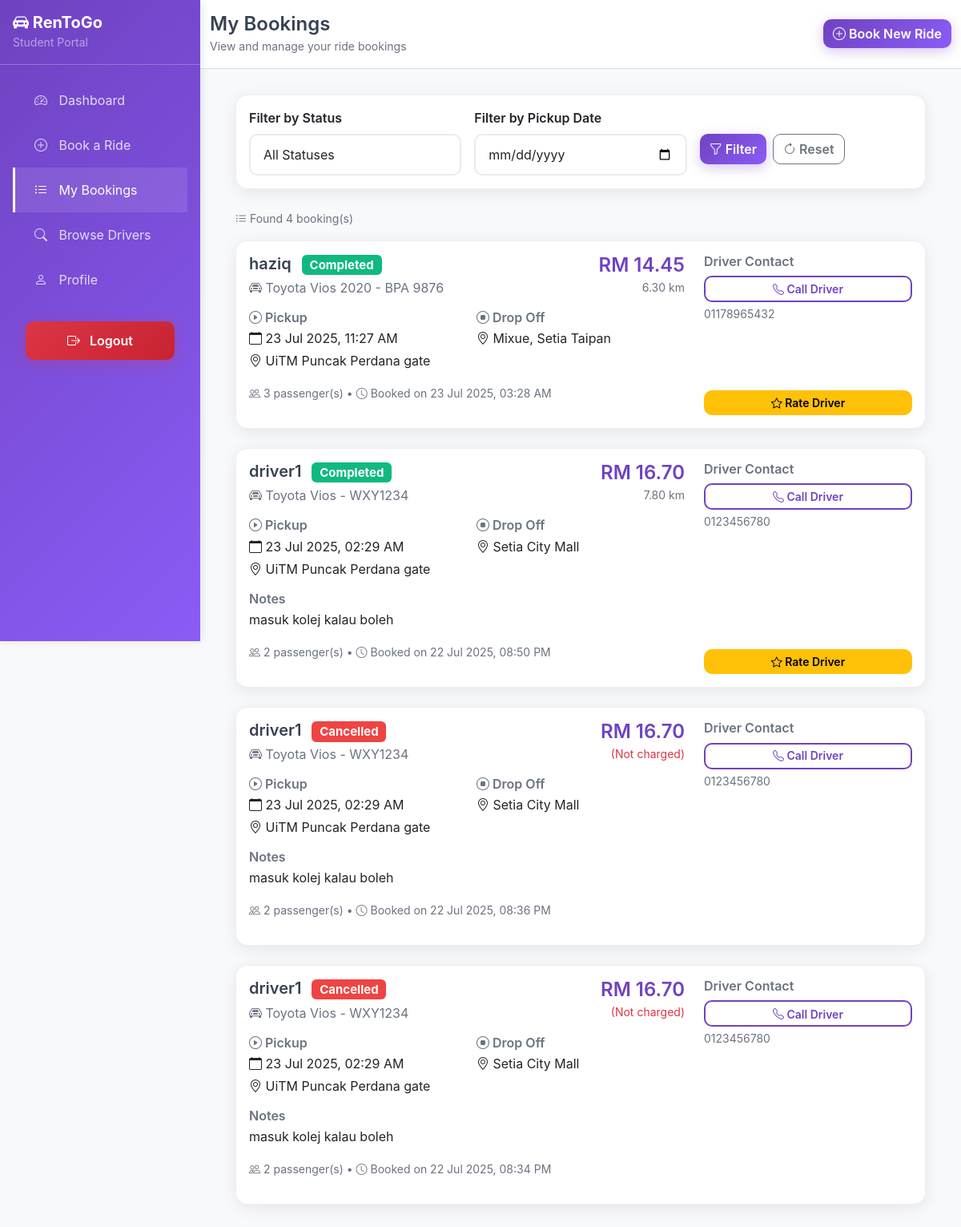
The app's page /student/my-bookings.php (signed in) with its own data.
### tables this page shows
CREATE TABLE `booking` (
  `bookingid` int NOT NULL,
  `userid` int NOT NULL,
  `driverid` int NOT NULL,
  `pax` int NOT NULL,
  `bookingdate` timestamp NULL DEFAULT CURRENT_TIMESTAMP,
  `pickupdate` datetime NOT NULL,
  `dropoffdate` datetime NOT NULL,
  `pickuplocation` varchar(255) NOT NULL,
  `dropofflocation` varchar(255) NOT NULL,
  `totalcost` decimal(10,2) NOT NULL,
  `bookingstatus` enum('pending','confirmed','completed','cancelled') DEFAULT 'pending',
  `paymentstatus` enum('unpaid','paid','refunded') DEFAULT 'unpaid',
  `notes` text,
  `duration_hours` int NOT NULL,
  `distance_km` decimal(8,2) NOT NULL
);

CREATE TABLE `user` (
  `userid` int NOT NULL,
  `username` varchar(50) NOT NULL,
  `full_name` varchar(255) DEFAULT NULL,
  `password` varchar(255) NOT NULL,
  `email` varchar(100) NOT NULL,
  `notel` varchar(15) NOT NULL,
  `gender` enum('Male','Female') NOT NULL,
  `role` enum('student','driver','admin') NOT NULL,
  `created` timestamp NULL DEFAULT CURRENT_TIMESTAMP,
  `status` enum('active','inactive') DEFAULT 'active'
);

CREATE TABLE `driver` (
  `driverid` int NOT NULL,
  `userid` int NOT NULL,
  `licensenumber` varchar(20) NOT NULL,
  `carmodel` varchar(100) NOT NULL,
  `plate` varchar(10) NOT NULL,
  `capacity` int NOT NULL,
  `status` enum('available','not available','maintenance') DEFAULT 'available',
  `rating` decimal(2,1) DEFAULT '0.0',
  `datehired` date NOT NULL,
  `price_per_hour` decimal(8,2) NOT NULL,
  `car_type` varchar(50) DEFAULT NULL
);

### student/my-bookings.php (the view, shortened to what the rows shown need)
<?php
$database = new Database();
$db = $database->getConnection();
$status_filter = isset($_GET['status']) && $_GET['status'] !== '' ? trim($_GET['status']) : '';
$date_filter = isset($_GET['date']) && $_GET['date'] !== '' ? trim($_GET['date']) : '';
$query = "SELECT b.*, d.carmodel, d.plate, d.car_type, u.full_name as driver_name, u.notel as driver_phone,
                 r.rating as user_rating, r.review as user_review
          FROM booking b
          INNER JOIN driver d ON b.driverid = d.driverid
          INNER JOIN user u ON d.userid = u.userid
          LEFT JOIN rating r ON b.bookingid = r.bookingid AND r.userid = b.userid
          WHERE b.userid = ?";
$params = [$_SESSION['userid']];
$query .= " ORDER BY b.bookingdate DESC";
try {
    $stmt = $db->prepare($query);
    foreach ($params as $index => $param) {
        $stmt->bindValue($index + 1, $param, PDO::PARAM_STR);
    }
    $stmt->execute();
    $bookings = $stmt->fetchAll(PDO::FETCH_ASSOC);
} catch (PDOException $e) {
    $bookings = [];
    $message = "Database error: " . $e->getMessage();
    error_log("Student bookings query error: " . $e->getMessage());
}
?>
<!DOCTYPE html>
<html lang="en">
<head>
    <link href="https://cdn.jsdelivr.net/npm/bootstrap@5.3.0/dist/css/bootstrap.min.css" rel="stylesheet">
    <link rel="stylesheet" href="https://cdn.jsdelivr.net/npm/bootstrap-icons@1.10.0/font/bootstrap-icons.css">
</head>
<body>
    <div class="d-flex">
        <div class="flex-grow-1">
            <div class="dashboard-content">
                <div class="container-fluid">
                    <?php if (empty($bookings)): ?>
                        <div class="card">
                            <div class="card-body text-center py-5">
                                <i class="bi bi-calendar-x text-muted" style="font-size: 4rem;"></i>
                                <h5 class="mt-3">No bookings found</h5>
                                <p class="text-muted">
                                    <?php if (!empty($status_filter) || !empty($date_filter)): ?>
                                        No bookings match your current filters. Try adjusting your search criteria.
                                    <?php else: ?>
                                        You haven't made any bookings yet.
                                    <?php endif; ?>
                                </p>
                                <div class="mt-3">
                                    <?php if (!empty($status_filter) || !empty($date_filter)): ?>
                                        <a href="my-bookings.php" class="btn btn-outline-primary me-2">
                                            <i class="bi bi-arrow-clockwise"></i> Clear Filters
                                        </a>
                                    <?php endif; ?>
                                    <a href="book-ride.php" class="btn btn-primary">
                                        <i class="bi bi-plus-circle"></i> Book Your First Ride
                                    </a>
                                </div>
                            </div>
                        </div>
                    <?php else: ?>
                        <?php foreach ($bookings as $booking): ?>
                        <div class="card mb-4 fade-in">
                            <div class="card-body">
                                <div class="row">
                                    <div class="col-md-8">
                                        <div class="d-flex justify-content-between align-items-start mb-3">
                                            <div>
                                                <h5 class="mb-1">
                                                    <?php echo htmlspecialchars($booking['driver_name']); ?>
                                                    <span class="badge status-<?php echo $booking['bookingstatus']; ?> ms-2">
                                                        <?php echo ucfirst($booking['bookingstatus']); ?>
                                                    </span>
                                                </h5>
                                                <p class="text-muted mb-0">
                                                    <i class="bi bi-car-front"></i>
                                                    <?php echo htmlspecialchars($booking['carmodel']); ?> -
                                                    <?php echo htmlspecialchars($booking['plate']); ?>
                                                </p>
                                            </div>
                                            <div class="text-end">
                                                <h4 class="text-primary mb-0">RM <?php echo number_format($booking['totalcost'], 2); ?></h4>
                                                <small class="text-muted">
                                                    <?php if ($booking['bookingstatus'] == 'cancelled'): ?>
                                                        <span class="text-danger">(Not charged)</span>
                                                    <?php else: ?>
                                                        <?php echo isset($booking['distance_km']) ? $booking['distance_km'] . ' km' : $booking['duration_hours'] . ' hours'; ?>
                                                    <?php endif; ?>
                                                </small>
                                            </div>
                                        </div>
                                        <div class="row mb-3">
                                            <div class="col-md-6">
                                                <h6 class="text-muted mb-1">
                                                    <i class="bi bi-play-circle"></i> Pickup
                                                </h6>
                                                <p class="mb-1">
                                                    <i class="bi bi-calendar"></i>
                                                    <?php echo date('d M Y, h:i A', strtotime($booking['pickupdate'])); ?>
                                                </p>
                                                <p class="mb-0">
                                                    <i class="bi bi-geo-alt"></i>
                                                    <?php echo htmlspecialchars($booking['pickuplocation']); ?>
                                                </p>
                                            </div>
                                            <div class="col-md-6">
                                                <h6 class="text-muted mb-1">
                                                    <i class="bi bi-stop-circle"></i> Drop Off
                                                </h6>
                                                <p class="mb-0">
                                                    <i class="bi bi-geo-alt"></i>
                                                    <?php echo htmlspecialchars($booking['dropofflocation']); ?>
                                                </p>
                                            </div>
                                        </div>
                                        <?php if (!empty($booking['notes'])): ?>
                                        <div class="mb-3">
                                            <h6 class="text-muted mb-1">Notes</h6>
                                            <p class="mb-0"><?php echo htmlspecialchars($booking['notes']); ?></p>
                                        </div>
                                        <?php endif; ?>
                                        <div class="mb-3">
                                            <small class="text-muted">
                                                <i class="bi bi-people"></i> <?php echo $booking['pax']; ?> passenger(s) •
                                                <i class="bi bi-clock"></i> Booked on <?php echo date('d M Y, h:i A', strtotime($booking['bookingdate'])); ?>
                                            </small>
                                        </div>
                                    </div>
                                    <div class="col-md-4">
                                        <div class="h-100 d-flex flex-column justify-content-between">
                                            <div>
                                                <div class="mb-3">
                                                    <h6 class="text-muted mb-2">Driver Contact</h6>
                                                    <a href="tel:<?php echo $booking['driver_phone']; ?>" class="btn btn-outline-primary btn-sm w-100">
                                                        <i class="bi bi-telephone"></i> Call Driver
                                                    </a>
                                                    <small class="text-muted d-block mt-1"><?php echo htmlspecialchars($booking['driver_phone']); ?></small>
                                                </div>
                                            </div>
                                            <div>
                                                <?php if ($booking['bookingstatus'] == 'pending'): ?>
                                                    <button type="button" class="btn btn-danger btn-sm w-100"
                                                            onclick="showCancelConfirmation(<?php echo $booking['bookingid']; ?>, '<?php echo htmlspecialchars($booking['driver_name'], ENT_QUOTES); ?>', '<?php echo date('d M Y, h:i A', strtotime($booking['pickupdate'])); ?>')">
                                                        <i class="bi bi-x-circle"></i> Cancel Booking
                                                    </button>
                                                    <form method="POST" action="" id="cancelForm<?php echo $booking['bookingid']; ?>" style="display: none;">
                                                        <input type="hidden" name="bookingid" value="<?php echo $booking['bookingid']; ?>">
                                                        <input type="hidden" name="cancel_booking" value="1">
                                                    </form>
                                                <?php elseif ($booking['bookingstatus'] == 'completed' && !$booking['user_rating']): ?>
                                                    <button class="btn btn-warning btn-sm w-100" data-bs-toggle="modal"
                                                            data-bs-target="#ratingModal<?php echo $booking['bookingid']; ?>">
                                                        <i class="bi bi-star"></i> Rate Driver
                                                    </button>
                                                <?php endif; ?>
                                            </div>
                                        </div>
                                    </div>
                                </div>
                            </div>
                        </div>
                        <?php endforeach; ?>
                    <?php endif; ?>
                </div>
            </div>
        </div>
    </div>
</body>
</html>

### records on screen
booking: user.full_name "haziq", bookingstatus "Completed", driverid.carmodel "Toyota Vios 2020", driverid.plate "BPA 9876", totalcost "14.45", distance_km "6.30", pickupdate "23 Jul 2025, 11:27 AM", pickuplocation "UiTM Puncak Perdana gate", dropofflocation "Mixue, Setia Taipan", pax "3", bookingdate "23 Jul 2025, 03:28 AM", user.notel "01178965432"
booking: user.full_name "driver1", bookingstatus "Completed", driverid.carmodel "Toyota Vios", driverid.plate "WXY1234", totalcost "16.70", distance_km "7.80", pickupdate "23 Jul 2025, 02:29 AM", pickuplocation "UiTM Puncak Perdana gate", dropofflocation "Setia City Mall", notes "masuk kolej kalau boleh", pax "2", bookingdate "22 Jul 2025, 08:50 PM", user.notel "0123456780"
booking: user.full_name "driver1", bookingstatus "Cancelled", driverid.carmodel "Toyota Vios", driverid.plate "WXY1234", totalcost "16.70", shows "(Not charged)", pickupdate "23 Jul 2025, 02:29 AM", pickuplocation "UiTM Puncak Perdana gate", dropofflocation "Setia City Mall", notes "masuk kolej kalau boleh", pax "2", bookingdate "22 Jul 2025, 08:36 PM", user.notel "0123456780"
booking: user.full_name "driver1", bookingstatus "Cancelled", driverid.carmodel "Toyota Vios", driverid.plate "WXY1234", totalcost "16.70", shows "(Not charged)", pickupdate "23 Jul 2025, 02:29 AM", pickuplocation "UiTM Puncak Perdana gate", dropofflocation "Setia City Mall", notes "masuk kolej kalau boleh", pax "2", bookingdate "22 Jul 2025, 08:34 PM", user.notel "0123456780"

### other values on screen
count($bookings) "4"
